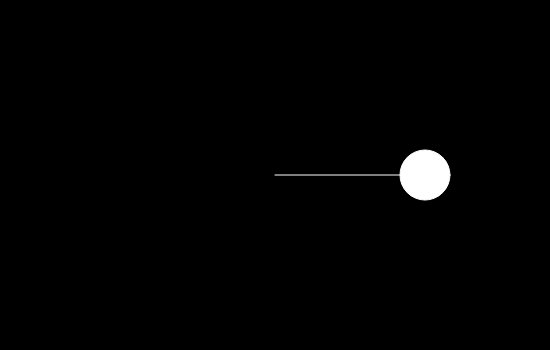
Frame 1 (no input)
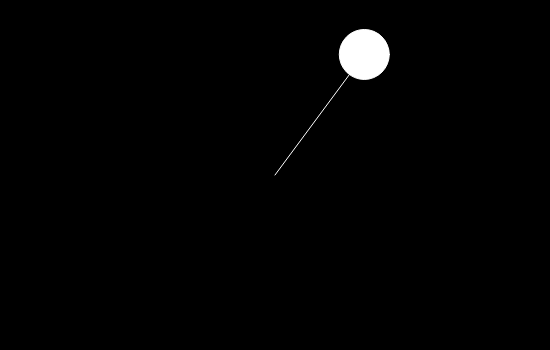
Frame 60 (no input)
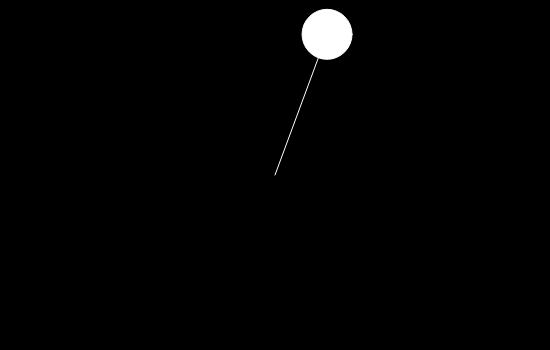
Frame 120 (the mouse pressed at the canvas centre since frame 60)

The p5.js sketch that drew these frames (run headless with seeded random() and noise() and a simulated clock; from frame 60 on, the mouse is pressed at the canvas centre):

// p5.js sketch
// ── sketch.js
var r = 150;
var angle = 0;

var aVelocity = 0;
var aAcceleration = 0.01;

function setup(){
    createCanvas(550, 350);
}

function draw(){
    background(0);

    translate(width/2, height/2);
    var x = r * cos(angle);
    var y = r * sin(angle);

    fill(255);
    stroke(255);
    line(0, 0, x, y);
    ellipse(x, y, 50, 50);

    angle += aVelocity;
    aVelocity += aAcceleration;
    aVelocity = constrain(aVelocity, 0, 0.1);
}

// ── code.html
<!DOCTYPE html>
<html lang="en">
<head>
    <meta charset="utf-8">
    <meta http-equiv="X-UA-Compatible" content="IE=edge">
    <meta name="viewport" content="width=device-width, initial-scale=1">
    <!-- The above 3 meta tags *must* come first in the head; any other head content must come *after* these tags -->
    <title>P5.js</title>
    <!-- Latest compiled and minified CSS -->
<link rel="stylesheet" href="https://maxcdn.bootstrapcdn.com/bootstrap/3.3.7/css/bootstrap.min.css" integrity="sha384-BVYiiSIFeK1dGmJRAkycuHAHRg32OmUcww7on3RYdg4Va+PmSTsz/K68vbdEjh4u" crossorigin="anonymous">

    <script src="p5/p5.min.js"></script>
    <script src="sketch.js"></script>
    <!-- <script src="mover.js"></script> -->
</head>
<body>

    <h3>Oscillation - Polar vs Cartesian Coordinates</h3>


    <!-- jQuery (necessary for Bootstrap's JavaScript plugins) -->
    <script src="https://ajax.googleapis.com/ajax/libs/jquery/1.12.4/jquery.min.js"></script>
    <!-- Latest compiled and minified JavaScript -->
    <script src="https://maxcdn.bootstrapcdn.com/bootstrap/3.3.7/js/bootstrap.min.js" integrity="sha384-Tc5IQib027qvyjSMfHjOMaLkfuWVxZxUPnCJA7l2mCWNIpG9mGCD8wGNIcPD7Txa" crossorigin="anonymous"></script>

</body>
</html>
